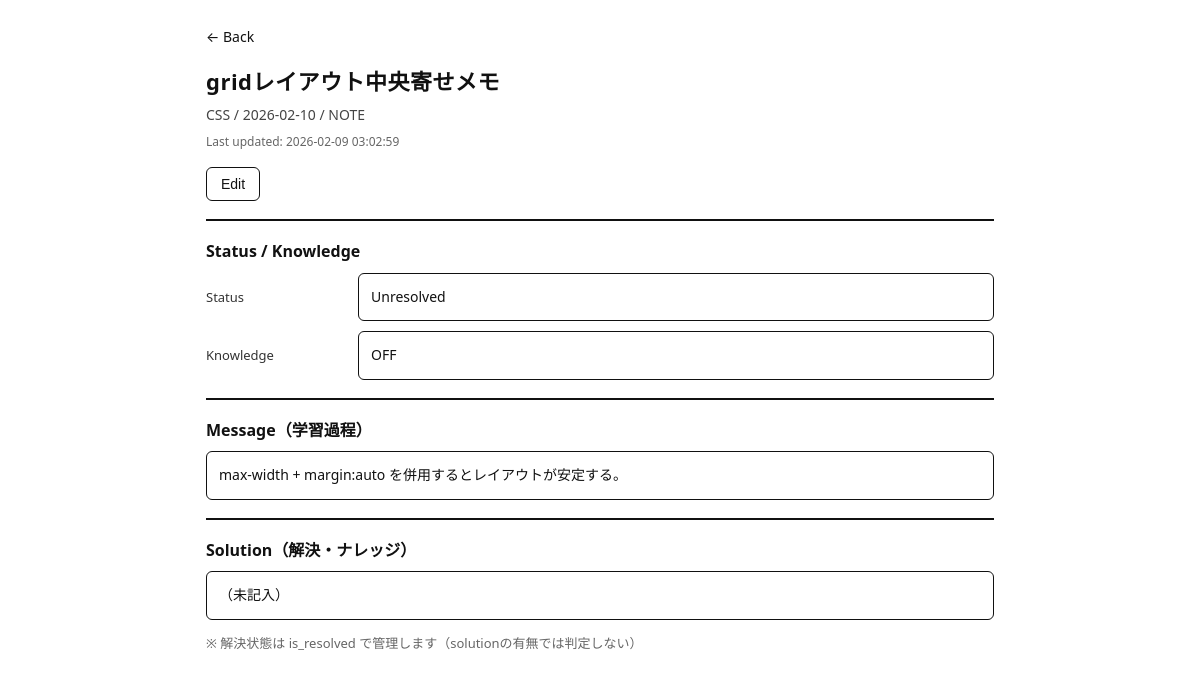
Screenshot of /detail.php?id=3 with the database file from the repository.
### tables this page shows
CREATE TABLE logs (
  id BIGINT NOT NULL AUTO_INCREMENT COMMENT '学習ログID',

  occurred_at DATE NOT NULL COMMENT '学習日',
  language VARCHAR(50) NULL COMMENT '言語（PHP / Java / SQL など）',

  level VARCHAR(20) NOT NULL DEFAULT 'NOTE'
    COMMENT '分類（NOTE / QUESTION / IMPORTANT）',

  title VARCHAR(255) NOT NULL COMMENT 'タイトル（学習内容の要約）',
  message TEXT NOT NULL COMMENT '学習過程・問題点',
  solution TEXT NULL COMMENT '解決内容（未解決時はNULL）',

  is_resolved TINYINT NOT NULL DEFAULT 0
    COMMENT '解決済みフラグ（0:未解決 / 1:解決）',
  is_knowledge TINYINT NOT NULL DEFAULT 0
    COMMENT 'ナレッジ化フラグ（再利用価値あり）',

  created_at DATETIME NOT NULL DEFAULT CURRENT_TIMESTAMP
    COMMENT '作成日時',
  updated_at DATETIME NOT NULL DEFAULT CURRENT_TIMESTAMP
    ON UPDATE CURRENT_TIMESTAMP
    COMMENT '更新日時',

  sort_priority TINYINT AS (
    CASE
      WHEN is_resolved = 0 THEN 0
      WHEN is_knowledge = 1 THEN 2
      ELSE 1
    END
  ) STORED COMMENT '表示優先度（未解決→解決→ナレッジ）',

   
  CONSTRAINT chk_logs_is_resolved_01
    CHECK (is_resolved IN (0,1)),

  CONSTRAINT chk_logs_is_knowledge_01
    CHECK (is_knowledge IN (0,1)),

  CONSTRAINT chk_logs_knowledge_requires_resolved
    CHECK (is_knowledge = 0 OR is_resolved = 1),

  PRIMARY KEY (id),

  INDEX idx_logs_priority_occurred_updated
    (sort_priority, occurred_at, updated_at),

  INDEX idx_logs_resolved_occurred
    (is_resolved, occurred_at),

  INDEX idx_logs_language_occurred
    (language, occurred_at),

  INDEX idx_logs_level_occurred
    (level, occurred_at)

) COMMENT='学習ログ管理テーブル';

### src/lib/helpers.php (called while the page is built, shortened)
<?php
function h(?string $s): string
{
    return htmlspecialchars($s ?? '', ENT_QUOTES, 'UTF-8');
}
function render(string $view, array $params = []): void
{
    extract($params, EXTR_SKIP);
    $path = __DIR__ . '/../../views/' . $view . '.php';
    require $path;
}

### public/detail.php (called while the page is built, shortened)
<?php
try {
    $id_raw = (string)($_GET['id'] ?? '');
    $id = (int)$id_raw;
    $log = logs_find_by_id($id);
    render('detail', ['log' => $log, 'mode' => 'view']);
} catch (Throwable $e) {
    http_response_code(500);
    render('detail', ['errors' => ['E_SYSTEM'], 'log' => [], 'mode' => 'view']);
}

### src/config/db.php (called while the page is built, shortened)
<?php
function db(): PDO
{
    $host = env('DB_HOST', '127.0.0.1');
    $name = env('DB_NAME', 'learning_log');
    $user = env('DB_USER', 'root');
    $pass = env('DB_PASS', '');
    $charset = env('DB_CHARSET', 'utf8mb4');
    $dsn = "mysql:host={$host};dbname={$name};charset={$charset}";
    $pdo = new PDO($dsn, $user, $pass, [
        PDO::ATTR_ERRMODE => PDO::ERRMODE_EXCEPTION,
        PDO::ATTR_DEFAULT_FETCH_MODE => PDO::FETCH_ASSOC,
    ]);
    return $pdo;
}

### src/repo/logs_repo.php (called while the page is built, shortened)
<?php
function logs_find_by_id(int $id): ?array
{
    $st = db()->prepare("SELECT * FROM logs WHERE id = :id");
    $st->bindValue(':id', $id, PDO::PARAM_INT);
    $st->execute();
    $row = $st->fetch();
    return $row === false ? null : $row;
}

### views/detail.php (the view, shortened to what this page needs)
<?php
$log = $log ?? null;
$mode = (string)($mode ?? 'view');
require __DIR__ . '/../src/components/header.php';
require __DIR__ . '/../src/components/messages.php';
?>
<?php
$isEdit = ($mode === 'edit') || !empty($errors);
$is_resolved  = (int)($log['is_resolved'] ?? 0) === 1;
$is_knowledge = (int)($log['is_knowledge'] ?? 0) === 1;
$meta = h((string)($log['language'] ?? '')) . ' / ' .
        h((string)($log['occurred_at'] ?? '')) . ' / ' .
        h((string)($log['level'] ?? ''));
$updatedAt = (string)($log['updated_at'] ?? '');
$solution  = (string)($log['solution'] ?? '');
?>
<a href="./index.php" class="back">← Back</a>
<h1 id="titleView"><?= h((string)($log['title'] ?? '')) ?></h1>
<div class="meta"><?= $meta ?></div>
<div class="updated">Last updated: <?= h($updatedAt) ?></div>
<div class="actions">
  <button id="btnEdit" class="secondary<?= $isEdit ? ' hidden' : '' ?>" type="button">Edit</button>
</div>
<div class="rule"></div>
<div id="viewMode"<?= $isEdit ? ' class="hidden"' : '' ?>>
  <div class="section-title">Status / Knowledge</div>
  <div class="row">
    <div class="label">Status</div>
    <div class="box" id="resolvedView"><?= $is_resolved ? 'Resolved' : 'Unresolved' ?></div>
  </div>
  <div class="row">
    <div class="label">Knowledge</div>
    <div class="box" id="knowledgeView"><?= $is_knowledge ? 'ON' : 'OFF' ?></div>
  </div>
  <div class="rule"></div>
  <div class="section-title">Message（学習過程）</div>
  <div class="box" id="messageView"><?= h((string)($log['message'] ?? '')) ?></div>
  <div class="rule"></div>
  <div class="section-title">Solution（解決・ナレッジ）</div>
  <div class="box" id="solutionView"><?= $solution === '' ? '（未記入）' : h($solution) ?></div>
  <p class="muted">※ 解決状態は is_resolved で管理します（solutionの有無では判定しない）</p>
</div>
<?php require __DIR__ . '/../src/components/footer.php'; ?>

### public/assets/css/base.css (style rules this page uses)
* { box-sizing: border-box; }
html, body { margin: 0; padding: 0; }
body { font-family: system-ui, -apple-system, "Segoe UI", Roboto, "Noto Sans JP", Arial, sans-serif; line-height: 1.6; background: #fff; color: #111; }
h1 { font-size: 28px; margin: 0; letter-spacing: 0.5px; }
a { color: inherit; text-decoration: none; }
.rule { border-top: 2px solid #111; margin: 18px 0; }
.muted { font-size: 13px; color: #666; }

### public/assets/css/detail.css (style rules this page uses)
.page-detail .back { font-size: 14px; margin-bottom: 16px; display: inline-block; }
.page-detail h1 { font-size: 22px; margin: 0 0 4px; }
.page-detail .meta { font-size: 14px; color: #444; margin-bottom: 6px; }
.page-detail .updated { font-size: 12px; color: #666; margin-bottom: 16px; }
.page-detail .section-title { font-size: 16px; font-weight: 600; margin-bottom: 8px; }
.page-detail .row { display: grid; grid-template-columns: 140px 1fr; gap: 12px; align-items: center; margin-bottom: 10px; }
.page-detail .label { font-size: 13px; color: #333; }
.page-detail .box { border: 1px solid #111; border-radius: 6px; padding: 12px; font-size: 14px; white-space: pre-wrap; }
.page-detail .actions { margin-top: 12px; display: flex; gap: 10px; flex-wrap: wrap; }
.page-detail button { padding: 8px 14px; border: 1px solid #111; border-radius: 6px; background: #111; color: #fff; font-size: 14px; cursor: pointer; }
.page-detail button.secondary { background: #fff; color: #111; }

### rows the page displays
logs: title "gridレイアウト中央寄せメモ", meta "CSS / 2026-02-10 / NOTE", updated_at "2026-02-09 03:02:59", message "max-width + margin:auto を併用するとレイアウトが安定する。"
